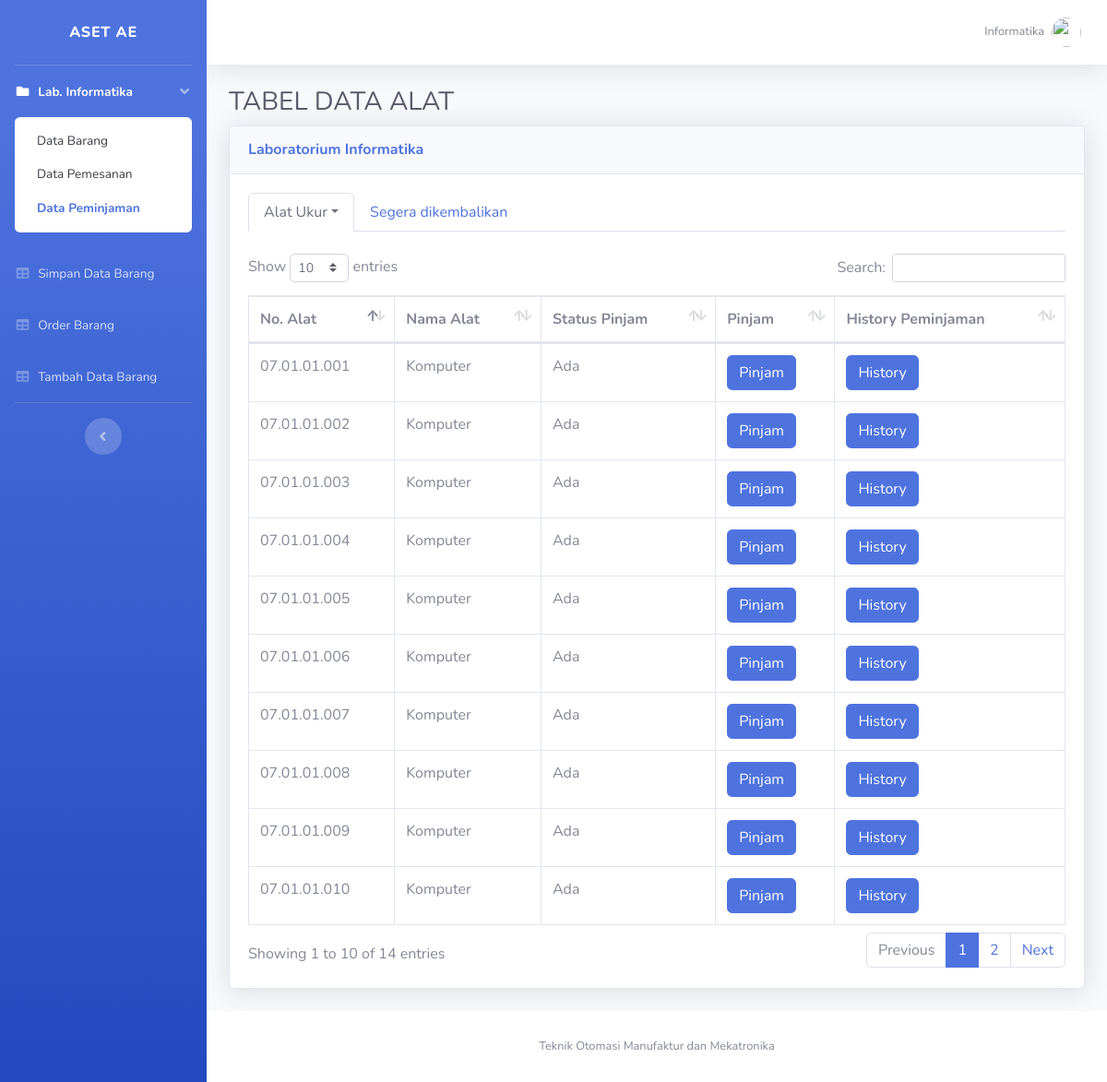
Page /pinjam_laboratorium_lab.php?id_lab=07&nama_alat=Komputer (signed in) on the committed database.
### tables this page shows
CREATE TABLE `laboratorium` (
  `id_lab` varchar(10) NOT NULL,
  `id_kajur` int(5) NOT NULL,
  `id_user` int(5) NOT NULL,
  `nama_lab` varchar(50) NOT NULL,
  `nama_kalab` varchar(50) NOT NULL,
  `nama_plp` varchar(50) NOT NULL,
  `password` varchar(50) NOT NULL,
  `total_anggaran` int(11) NOT NULL,
  `ttd_kalab` varchar(100) NOT NULL
);

CREATE TABLE `alat` (
  `id_pesan` int(11) NOT NULL,
  `id_lab` varchar(2) NOT NULL,
  `id_jenis` varchar(2) NOT NULL,
  `kode_alat` varchar(2) NOT NULL,
  `no_alat` varchar(12) NOT NULL,
  `nama_alat` varchar(59) NOT NULL,
  `berat_alat` int(11) NOT NULL,
  `harga_alat` double NOT NULL,
  `status_alat` varchar(15) NOT NULL,
  `created_date` timestamp NOT NULL DEFAULT current_timestamp() ON UPDATE current_timestamp()
);

CREATE TABLE `jenisalat` (
  `kode_jenis` int(11) NOT NULL,
  `id_jenis` varchar(2) NOT NULL,
  `id_lab` varchar(10) NOT NULL,
  `jenis_alat` varchar(50) NOT NULL
);

### pinjam_laboratorium_lab.php (the view, shortened to what this page needs)
<?php
include_once("config.php");
?>
<!DOCTYPE html>
<html lang="en">
<head>
  <link href="vendor/fontawesome-free/css/all.min.css" rel="stylesheet" type="text/css">
  <link href="css/sb-admin-2.min.css" rel="stylesheet">
  <link href="vendor/datatables/dataTables.bootstrap4.min.css" rel="stylesheet">
</head>
<body id="page-top">
<?php
  $id_lab = $_SESSION['id_lab'];
  $sql=mysqli_query($koneksi, "select * from laboratorium where id_lab=$id_lab");
  $data=mysqli_fetch_array($sql);
?>
  <div id="wrapper">
    <ul class="navbar-nav bg-gradient-primary sidebar sidebar-dark accordion" id="accordionSidebar">
      <a class="sidebar-brand d-flex align-items-center justify-content-center" href="laboratorium.php">
        <div class="sidebar-brand-text mx-3">Aset AE</div>
      </a>
      <hr class="sidebar-divider my-0">
      <li class="nav-item active">
        <a class="nav-link" href="#" data-toggle="collapse" data-target="#collapsePages" aria-expanded="true" aria-controls="collapsePages">
          <i class="fas fa-fw fa-folder"></i>
          <span>Lab. <?=$data['nama_lab'];?></span>
        </a>
        <div id="collapsePages" class="collapse show" aria-labelledby="headingPages" data-parent="#accordionSidebar">
          <div class="bg-white py-2 collapse-inner rounded">
            <a class="collapse-item" href="laboratorium.php">Data Barang</a>
            <a class="collapse-item" href="order_data.php">Data Pemesanan</a>
            <?php
              $id_lab = $_SESSION['id_lab'];
              $sql=mysqli_query($koneksi, "select * from alat where id_lab=$id_lab group by kode_alat");
              $data3=mysqli_fetch_array($sql);
            ?>
            <a class="collapse-item active" href="pinjam_laboratorium_lab.php?id_lab=<?php echo $data3['id_lab']; ?>&nama_alat=<?php echo $data3['nama_alat']; ?>">Data Peminjaman</a>
          </div>
        </div>
      </li>
      <li class="nav-item">
        <a class="nav-link" href="simpan.php">
          <i class="fas fa-fw fa-table"></i>
          <span>Simpan Data Barang</span></a>
      </li>
      <li class="nav-item">
        <a class="nav-link" href="order.php">
          <i class="fas fa-fw fa-table"></i>
          <span>Order Barang</span></a>
      </li>
      <li class="nav-item">
        <a class="nav-link" href="tambah_barang.php">
          <i class="fas fa-fw fa-table"></i>
          <span>Tambah Data Barang</span></a>
      </li>
      <hr class="sidebar-divider d-none d-md-block">
      <div class="text-center d-none d-md-inline">
        <button class="rounded-circle border-0" id="sidebarToggle"></button>
      </div>
    </ul>
    <div id="content-wrapper" class="d-flex flex-column">
      <div id="content">
        <nav class="navbar navbar-expand navbar-light bg-white topbar mb-4 static-top shadow">
          <ul class="navbar-nav ml-auto">
            <li class="nav-item dropdown no-arrow">
              <a class="nav-link dropdown-toggle" href="#" id="userDropdown" role="button" data-toggle="dropdown" aria-haspopup="true" aria-expanded="false">
                <span class="mr-2 d-none d-lg-inline text-gray-600 small"><?=$data['nama_lab'];?></span>
                <img class="img-profile rounded-circle" src="img/Black.png">
              </a>
            </li>
          </ul>
        </nav>
        <div class="container-fluid">
          <h1 class="h3 mb-2 text-gray-800">TABEL DATA ALAT</h1>
          <div class="card shadow mb-4">
            <div class="card-header py-3">
              <h6 class="m-0 font-weight-bold text-primary">Laboratorium <?=$data['nama_lab'];?></h6>
            </div>
            <div class="card-body">
              <ul class="nav nav-tabs">
                <?php
                $id_lab = $_SESSION['id_lab'];
                $sql=mysqli_query($koneksi, "select * from alat inner join jenisalat where alat.id_jenis=jenisalat.id_jenis and alat.id_lab=jenisalat.id_lab and alat.id_lab=$id_lab group by alat.kode_alat");
                while ($data3=mysqli_fetch_array($sql)) {
                ?>
                <li class="nav-item dropdown">
                <a class="nav-link active dropdown-toggle" data-toggle="dropdown" href="#" role="button" aria-haspopup="true" aria-expanded="false"><?=$data3['jenis_alat'];?></a>
                    <?php
                    $id_lab = $_SESSION['id_lab'];
                    $sql=mysqli_query($koneksi, "select * from alat where id_lab=$id_lab group by kode_alat");
                    ?>
                </li>
                <?php } ?>
                <li class="nav-item">
                  <a class="nav-link" href="pinjam_segera.php">Segera dikembalikan</a>
                </li>
              </ul>
              <br>
              <div class="table-responsive">
                <table class="table table-bordered" id="dataTable" width="100%" cellspacing="0">
                  <thead>
                    <tr>
                      <th>No. Alat</th>
                      <th>Nama Alat</th>
                      <th>Status Pinjam</th>
                      <th>Pinjam</th>
                      <th>History Peminjaman</th>
                    </tr>
                  </thead>
                  <tbody>
                  <?php
                  $id_lab = $_SESSION['id_lab'];
                  $nama_alat = $_GET['nama_alat'];
                  $sql=mysqli_query($koneksi, "select * from alat inner join simpan where alat.id_pesan=simpan.id_pesan and simpan.id_lab=$id_lab and alat.nama_alat='$nama_alat'");
                  while ($data=mysqli_fetch_array($sql)) {
                  ?>
                    <tr>
                      <td><?php echo $data['no_alat']; ?></td>
                      <td><?php echo $data['nama_alat']; ?></td>
                      <td><?php echo $data['status_alat']; ?></td>
                      <?php
                      if($data['status_alat'] == "Dipinjam"){
                      ?>
                        <td><a href="pinjam.php?no_alat=<?php echo $data['no_alat']; ?>">
                          <button class="btn btn-primary" disabled>Pinjam</button>
                          </a></td>
                      <?php
                      }else if ($data['status_alat'] == "Ada") {
                      ?>
                      <td><a href="pinjam.php?no_alat=<?php echo $data['no_alat']; ?>">
                          <button class="btn btn-primary">Pinjam</button>
                          </a></td>
                          <?php
                      }
                      ?>
                      <td><a href="history_lab.php?no_alat=<?php echo $data['no_alat']; ?>">
                          <button class="btn btn-primary">History</button>
                          </a></td>
                    </tr>
                  <?php } ?>
                  </tbody>
                </table>
              </div>
            </div>
          </div>
        </div>
      </div>
      <footer class="sticky-footer bg-white">
        <div class="container my-auto">
          <div class="copyright text-center my-auto">
            <span>Teknik Otomasi Manufaktur dan Mekatronika</span>
          </div>
        </div>
      </footer>
    </div>
  </div>
</body>
</html>

### rows in the picture
laboratorium: nama_lab "Informatika"
alat: jenisalat.jenis_alat "Alat Ukur"
alat: no_alat "07.01.01.001", nama_alat "Komputer", status_alat "Ada"
alat: no_alat "07.01.01.002", nama_alat "Komputer", status_alat "Ada"
alat: no_alat "07.01.01.003", nama_alat "Komputer", status_alat "Ada"
alat: no_alat "07.01.01.004", nama_alat "Komputer", status_alat "Ada"
alat: no_alat "07.01.01.005", nama_alat "Komputer", status_alat "Ada"
alat: no_alat "07.01.01.006", nama_alat "Komputer", status_alat "Ada"
alat: no_alat "07.01.01.007", nama_alat "Komputer", status_alat "Ada"
alat: no_alat "07.01.01.008", nama_alat "Komputer", status_alat "Ada"
alat: no_alat "07.01.01.009", nama_alat "Komputer", status_alat "Ada"
alat: no_alat "07.01.01.010", nama_alat "Komputer", status_alat "Ada"
